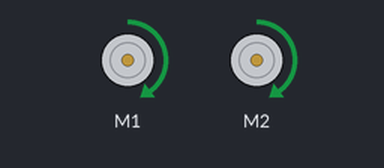
Recording of a sketch running on a simulated Arduino Uno, built with avr-gcc and run on an emulated ATmega328P. Parts: 2 × DC motor (green arrow = forward, orange = backward, longer = faster). What the sketch prints to the serial monitor is not drawn.

Above: at 0.1 s.
Timing chart, 0 to 1.6 s (numbered marks = the images above):
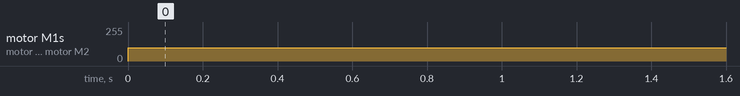

Measured:
- by itself, motor M1, motor M2: stopped → forward 100/255 at 0.00 s

The sketch:

motor.ino
```cpp
#include <AFMotor.h>

AF_DCMotor leftMotor(1);
AF_DCMotor rightMotor(2);

void setup() {
  Serial.begin(9600);  // set up Serial library at 9600 bps
  Serial.println("Motor party!");
  leftMotor.setSpeed(100);
  rightMotor.setSpeed(100);
  leftMotor.run(RELEASE);
  rightMotor.run(RELEASE);
}

void loop() {
  if (Serial.available() > 0) {
    int receivedData = Serial.parseInt();  // Parse the received integer

    int leftMotorSpeed = leftMotorSpeed + receivedData;
    int rightMotorSpeed = rightMotorSpeed - receivedData;

    if (leftMotorSpeed > 100) {
      leftMotorSpeed = 100;
    }
    if (rightMotorSpeed > 100) {
      rightMotorSpeed = 100;
    }

    if (leftMotorSpeed < 0) {
      leftMotorSpeed = 0;
    }
    if (rightMotorSpeed < 0) {
      rightMotorSpeed = 0;
    }
    leftMotor.setSpeed(leftMotorSpeed);
    rightMotor.setSpeed(rightMotorSpeed);
  }
  leftMotor.run(FORWARD);
  rightMotor.run(FORWARD);
}
```
